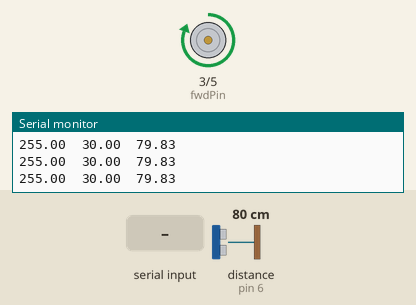
A sketch run on a simulated Arduino Uno, built with avr-gcc and run on an emulated ATmega328P. Shown: motor-driver pin pairs drawn as motors (green arrow = first pin HIGH = forward, orange = second pin HIGH = backward, longer = more drive), the last lines printed to the serial monitor. Wiring (inferred from the names in the program): ultrasonic range finder: trigger pin 2; echo pin 6. The inputs (shaded band) are chosen by the test bench; at power-on: distance to the obstacle (sensor on pin 6) 80 cm. The echo pulse lasts 58.3 µs per cm.

Above: at 1.2 s.
1.3 s: "90,45\n" received over Serial
At 2.7 s:
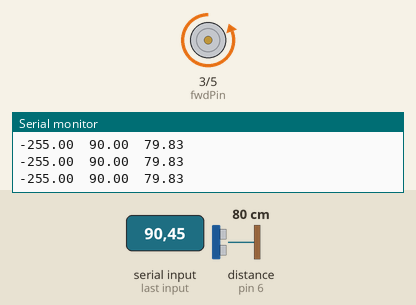
4.3 s: distance to the obstacle (sensor on pin 6) set to 91 cm
At 5.67 s:
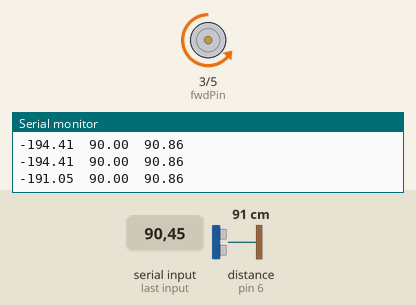
7.3 s: distance to the obstacle (sensor on pin 6) set to 2 cm
8.8 s: distance to the obstacle (sensor on pin 6) set to 120 cm
At 9.5 s:
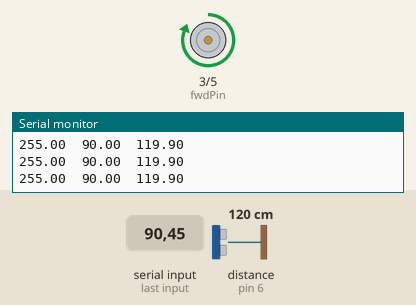
10.3 s: distance to the obstacle (sensor on pin 6) set to 18 cm
At 11.5 s:
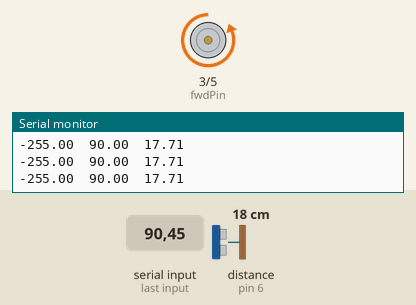
11.8 s: "5\n" received over Serial
At 11.93 s:
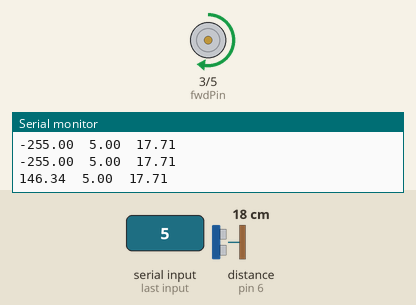
Timing chart, 0 to 14.7 s (numbered marks = the images above; inputs shaded):
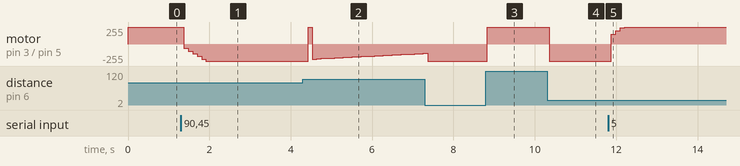

The sketch:

Control_PID.ino
```cpp
#include <PID_v1.h>

#define trigPin 2
#define echoPin 6
#define fwdPin 3
#define bwdPin 5

int output;

char cadena[4];       //Creamos un array que almacenará los caracteres que escribiremos en la consola del PC
byte posicion=0;      //Variable para cambiar la posición de los caracteres del array

double distancia, duracion, tension;    //Variables para el sensor de US y el controlador

double ref=30;                          //Distancia de referencia inicial

double Kp=27.65280482674217, Kd=4.887091689039301, Ki=39.11721241597037;    //Constantes del PID

PID Control(&distancia, &tension, &ref, Kp, Ki, Kd,REVERSE);                //Declaramos el PID llamado Control

void setup() {
  Serial.begin(9600);                     //Comunicacion serial para enviar y recibir datos a traves del PC

  pinMode (trigPin,OUTPUT);               //Configuración de los pines
  pinMode (echoPin,INPUT);
  pinMode (fwdPin,OUTPUT);
  pinMode (bwdPin,OUTPUT);

  Control.SetMode(AUTOMATIC);             //Encendemos el PID
  Control.SetOutputLimits(-255, 255);     //Limitamos los valores de salida del PID conforme a los limites del PWM
}

void loop() {

  if(Serial.available())                //Si hay datos dentro del buffer
  {
    memset(cadena, 0,sizeof(cadena));   //memset borra el contenido de "cadena" desde la posición 0 hasta el final

    while(Serial.available()>0)         //Mientras haya datos en el buffer
    {
      delay(5);                         //Delay para mejorar la recepción de datos
      cadena[posicion]=Serial.read();   //Lee los caracteres de "cadena" posicion a posicion
      posicion++;
    }

    ref=atoi(cadena);                   //Convertimos la cadena de caracteres en enteros y se lo asignamos a la referencia
    posicion=0;                         //Ponemos la posicion a 0
  }

  digitalWrite (trigPin,HIGH);          //Actualizacion de la distancia
  delayMicroseconds (1000);
  digitalWrite (trigPin,LOW);
  duracion = pulseIn(echoPin,HIGH);
  distancia=(duracion/2) / 29.1;

  Control.Compute();                    //Actualizacion de la salida del PID

  Serial.print(tension);                //Impresion serial de la referencia, la tension y la distancia
  Serial.print("\t");
  Serial.print(ref);
  Serial.print("\t");
  Serial.println(distancia);
                                          //SALIDAS

 if (tension < 0)                             //Si tension es negativa
    {
      digitalWrite(fwdPin,LOW);               //El coche se mueve hacia atras
      output=abs(tension);                    //Se adecua tension al valor PWM
      analogWrite(bwdPin,output);             //Se escribe el valor analogico
    }
  else if(tension > 0)                        //Si tension es positiva
    {
      digitalWrite(bwdPin,LOW);               //El coche se mueve hacia delante;
      analogWrite(fwdPin,tension);            //Se escribe el valor analogico
    }
  else                                        //Si tension es cero
    {
      digitalWrite(fwdPin,LOW);               //El coche no se mueve
      digitalWrite(bwdPin,LOW);
    }
}
```

Measured:
- the behaviour switches between 90 and 91 cm on distance to the obstacle (sensor on pin 6) (found by bisection; images 1 and 2)
- after the input at 1.3 s, motor on pin 3 (fwdPin) / pin 5 (bwdPin): moves from forward 255/255 to backward 255/255 over 0.54 s, starting after 0.07 s
- after the input at 4.3 s, motor on pin 3 (fwdPin) / pin 5 (bwdPin): backward 255/255 → forward 255/255 after 0.13 s, → backward 225/255 0.11 s later, → backward 220/255 0.11 s later, → backward 217/255 0.11 s later, … (27 changes in this stretch)
- after the input at 8.8 s, motor on pin 3 (fwdPin) / pin 5 (bwdPin): backward 255/255 → forward 255/255 at once
- after the input at 10.3 s, motor on pin 3 (fwdPin) / pin 5 (bwdPin): forward 255/255 → backward 255/255 after 0.05 s
- after the input at 11.8 s, motor on pin 3 (fwdPin) / pin 5 (bwdPin): backward 255/255 → forward 146/255 after 0.08 s, → forward 196/255 0.12 s later, → forward 245/255 0.10 s later, → forward 255/255 0.12 s later
